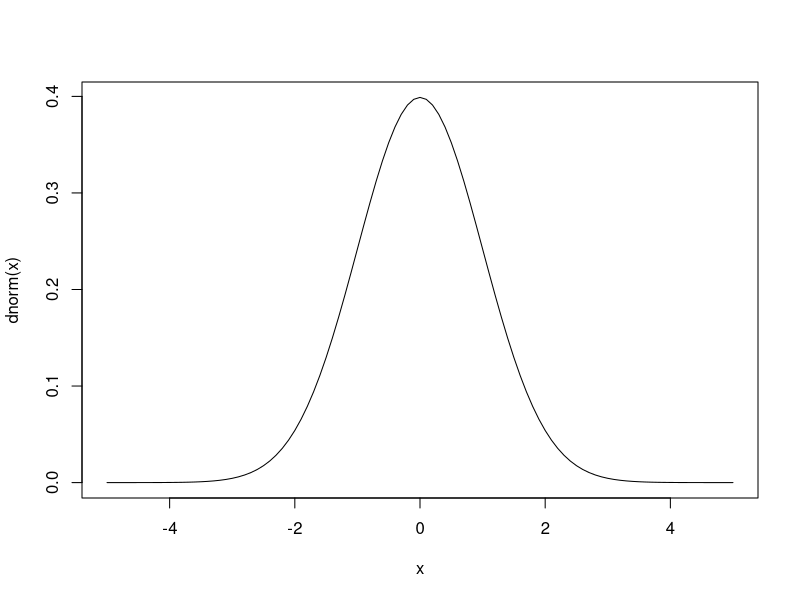
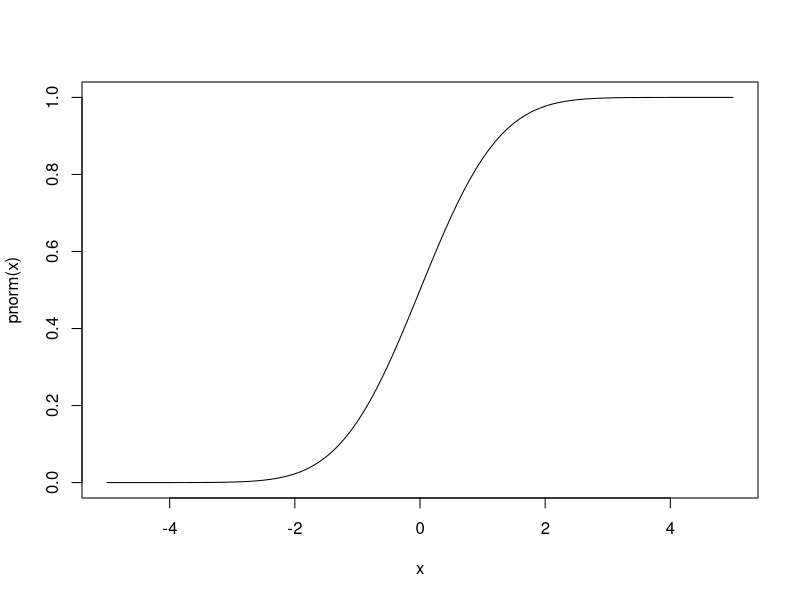
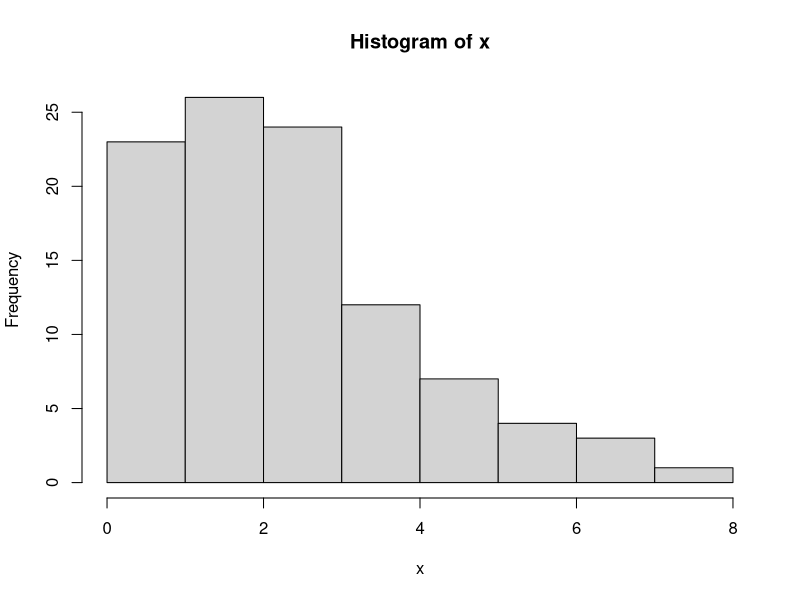
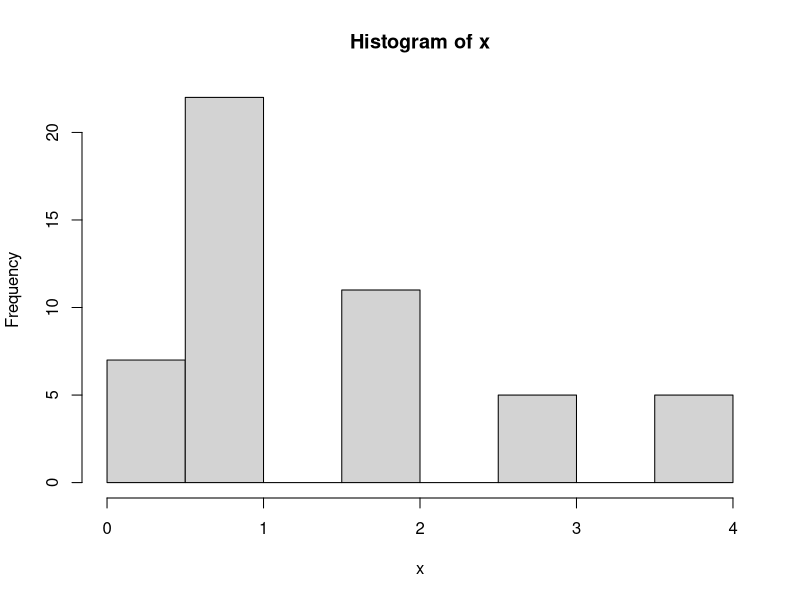
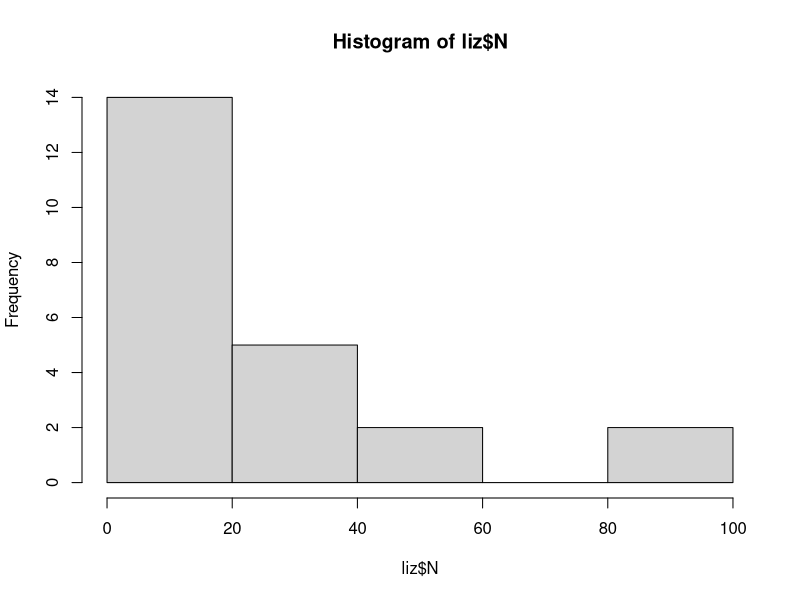
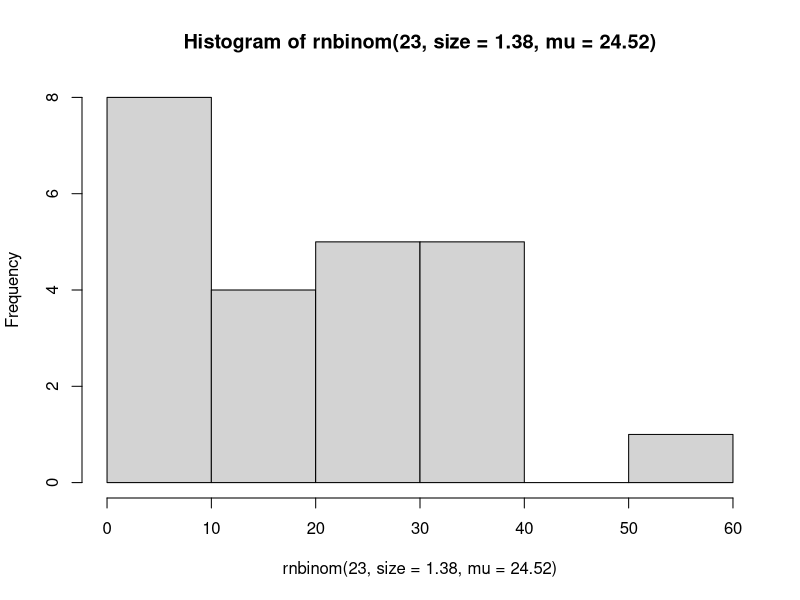
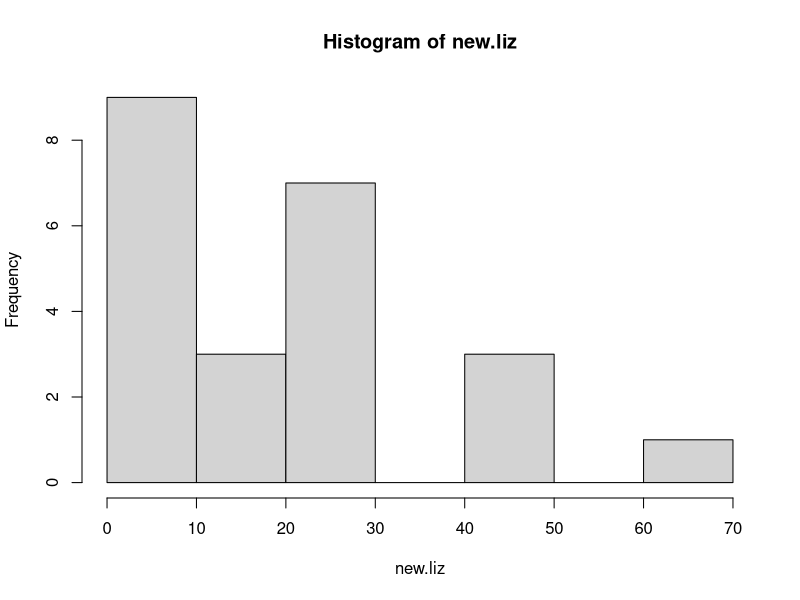

Write the R code that produced these figures, in order.
##Examples from distributions lecture##

number.of.bats = 100
rbinom(n = 10,size = number.of.bats,prob = 0.48)/number.of.bats
#this says "draw randomly from a normal distribution", with ten trials (sites) of 100 bats, 
#each with a probability of being infected equal to 48%

curve (dnorm,-5,5)
curve(pnorm,-5,5)

#density distributions
?dbinom
dbinom(x=1,size = 25, prob = 0.2)
#we use x=1 because we want to know the probability that a single trial (e.g. 1 bat of 25) 
#is infected at a global infection prevalence of 20%
dbinom(1,25, 0.2)
#this is the same as above

#p functions
?pnorm
#what is the probability a lizard weighs less than 19 grams?
pnorm(q = 19, mean = 17, sd =3)

#what is the probability a lizard weighs MORE than 19 grams?
pnorm(q = 19, mean = 17, sd =3, lower.tail = F)

#what is the probability that no more than 1 bat is infected?
pbinom(q=1,size = 25, prob = 0.2)

#what is the probability that no more than 5 bats are infected?
pbinom(q=5,size = 25, prob = 0.2)

#this can be useful for quick sample size calculations
#what is the probability that 0 bats are infected with my sample size?
pbinom(q=0,size = 25, prob = 0.2)

#what is the 85th percentile of a fossil distribution?
#quantile functions
qnorm(0.85, mean=115, sd=15)

#random draws'
#Poisson
?rpois
rpois(100, lambda = 3)
x = rpois(100, lambda = 3)
hist(x)

#Negative Binomial
?rnbinom
#here, mu is the mean, and size is the dispersion parameter (k)
#note - this is the preferred parameterization in ecology
x = rnbinom(50, size = 10, mu = 2)
hist(x)
#Here, I take 50 random draws from a neg. bin. distribution with a a dispersion (k)
#of 10 and a mean = 2 


##fitting a distribution to actual data
liz = read.csv("lizards.csv")
head(liz)
hist(liz$N)

library(MASS)
set.seed(123)
nb.fit = fitdistr(liz$N,densfun = "negative binomial" )
nb.fit

##if you need to supply start list
nb.fit = fitdistr(liz$N, densfun = "negative binomial", start = list(size = 1, mu = 15))


length(liz$N)

hist(rnbinom(23,size = 1.38, mu = 24.52))

new.liz = rnbinom(23,size = 1.38, mu = 24.52)
hist(new.liz)

#what is the 80 percentile of number of lizards perching?
qnbinom(p = .8, mu = 24.52, size = 1.38)

#what is the probability of exactly 1 lizard perching?
pnbinom(q=1,mu = 24.52, size = 1.38)
